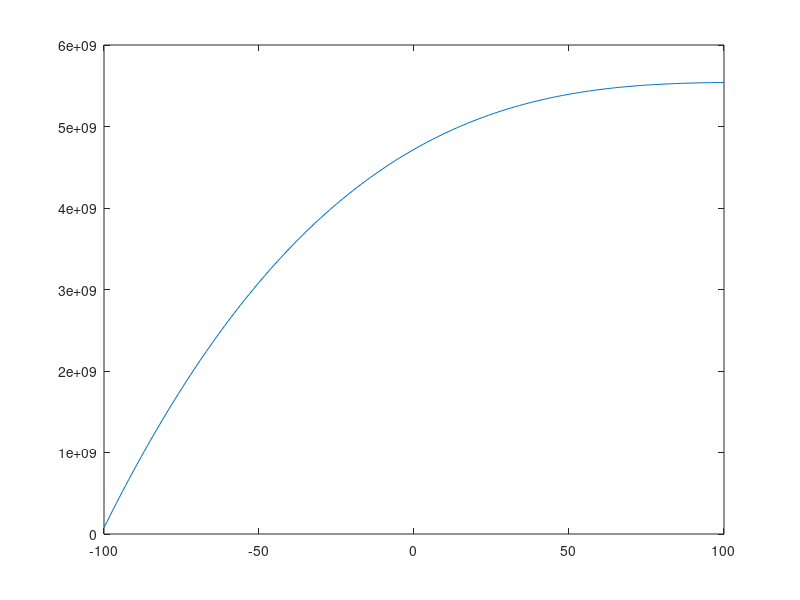

Recreate this plot in MATLAB.
x=1:100;
y=1000:100:10900;
m=length(x);
teta_0=0;
teta_1=-100:100;
sum=0;
j=zeros(length(teta_1),1);
for i=1:length(teta_1)
    for k=1:m
        temp=((teta_1(i)*x(k))-y(k))^2;
        sum=sum+temp;
    end
    j(i)=sum/(2*m);
end
plot(teta_1,j)